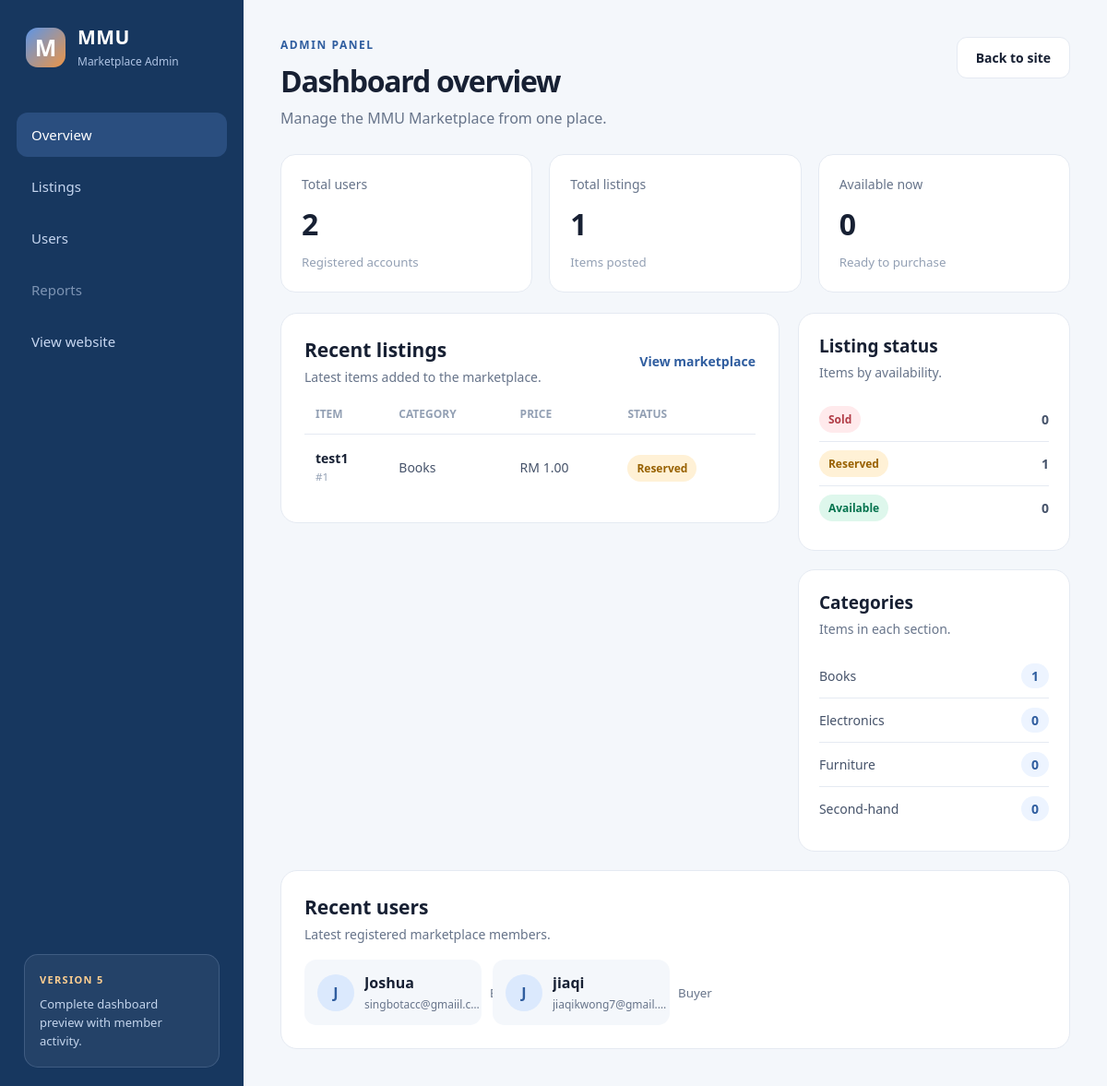
/admin, run on an earlier commit of the app's database.
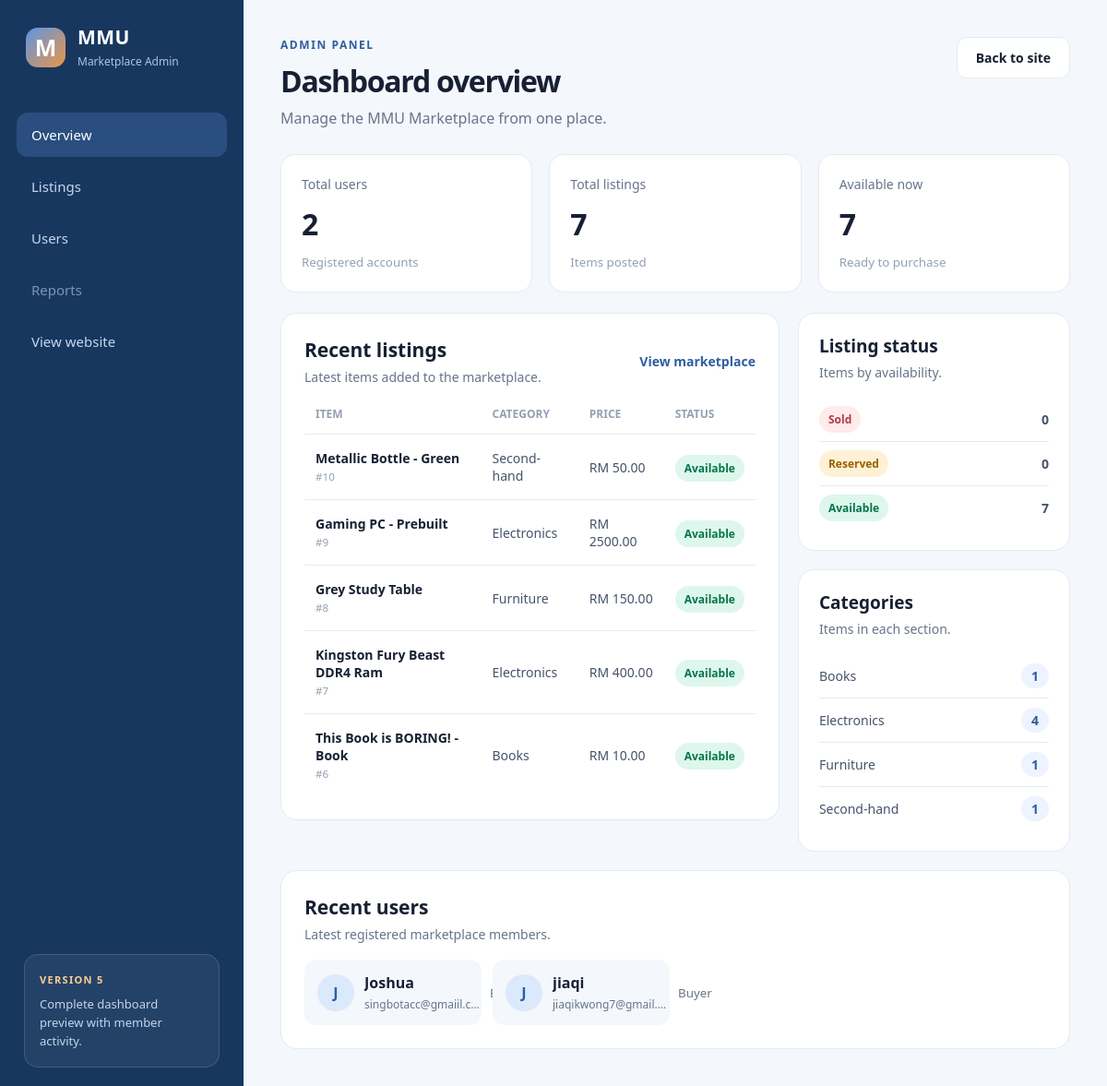
And on a later commit of the database.
### tables this page shows
CREATE TABLE item(
                   id INTEGER PRIMARY KEY AUTOINCREMENT,
                   title TEXT NOT NULL,
                   description TEXT NOT NULL,
                   category_id INTEGER NOT NULL,
                   status_id INTEGER NOT NULL,
                   condition_id INTEGER,
                   price REAL NOT NULL, image TEXT,
                   FOREIGN KEY(category_id) REFERENCES category(id),
                   FOREIGN KEY(status_id) REFERENCES status(id),
                   FOREIGN KEY(condition_id) REFERENCES item_condition(id)
                   );

CREATE TABLE category(
                   id INTEGER PRIMARY KEY AUTOINCREMENT,
                   name TEXT NOT NULL UNIQUE
                   
                   );

CREATE TABLE status(
                   id INTEGER PRIMARY KEY AUTOINCREMENT,
                   condition TEXT NOT NULL UNIQUE
                   
                   );

CREATE TABLE user(
                id INTEGER PRIMARY KEY AUTOINCREMENT,
                email TEXT NOT NULL UNIQUE,
                username TEXT NOT NULL,
                password TEXT NOT NULL,
                gender TEXT NOT NULL,
                role TEXT NOT NULL
                );

### app.py (the view)
@app.route("/admin")
def admin_dashboard():
    connect = sqlite3.connect("database.db")
    cursor = connect.cursor()
    cursor.execute("SELECT COUNT(*) FROM user")
    total_users = cursor.fetchone()[0]
    cursor.execute("SELECT COUNT(*) FROM item")
    total_listings = cursor.fetchone()[0]
    cursor.execute("""
        SELECT COUNT(*)
        FROM item
        JOIN status ON item.status_id = status.id
        WHERE status.condition = 'Available'
    """)
    available_listings = cursor.fetchone()[0]
    cursor.execute("""
        SELECT item.id, item.title, item.price, category.name, status.condition
        FROM item
        JOIN category ON item.category_id = category.id
        JOIN status ON item.status_id = status.id
        ORDER BY item.id DESC
        LIMIT 5
    """)
    recent_items = cursor.fetchall()
    cursor.execute("""
        SELECT status.condition, COUNT(item.id)
        FROM status
        LEFT JOIN item ON item.status_id = status.id
        GROUP BY status.id, status.condition
        ORDER BY status.id
    """)
    status_summary = cursor.fetchall()
    cursor.execute("""
        SELECT category.name, COUNT(item.id)
        FROM category
        LEFT JOIN item ON item.category_id = category.id
        GROUP BY category.id, category.name
        ORDER BY category.name
    """)
    category_summary = cursor.fetchall()
    cursor.execute("""
        SELECT username, email, role
        FROM user
        ORDER BY id DESC
        LIMIT 6
    """)
    recent_users = cursor.fetchall()
    connect.close()
    stats = {
        "total_users": total_users,
        "total_listings": total_listings,
        "available_listings": available_listings
    }
    return render_template("admin.html",
                           stats=stats,
                           recent_items=recent_items,
                           status_summary=status_summary,
                           category_summary=category_summary,
                           recent_users=recent_users)

### templates/admin.html (shortened to what this page needs)
<!DOCTYPE html>
<html lang="en">
<head>
    <link rel="stylesheet" href="{{ url_for('static', filename='css/admin.css') }}">
</head>
<body class="admin-body">
    <div class="admin-layout">
        <aside class="admin-sidebar">
            <a class="admin-brand" href="{{ url_for('home') }}">
                <span class="brand-mark">M</span>
                <span>
                    <strong>MMU</strong>
                    <small>Marketplace Admin</small>
                </span>
            </a>
            <nav class="admin-nav" aria-label="Admin navigation">
                <a class="active" href="{{ url_for('admin_dashboard') }}">Overview</a>
                <a href="{{ url_for('home_page') }}">Listings</a>
                <a href="#recent-users">Users</a>
                <span class="disabled">Reports</span>
                <a href="{{ url_for('home') }}">View website</a>
            </nav>
            <section class="preview-note">
                <p class="preview-label">Version 5</p>
                <p>Complete dashboard preview with member activity.</p>
            </section>
        </aside>
        <main class="admin-main">
            <header class="dashboard-header">
                <div>
                    <p class="eyebrow">ADMIN PANEL</p>
                    <h1>Dashboard overview</h1>
                    <p class="dashboard-subtitle">Manage the MMU Marketplace from one place.</p>
                </div>
                <a class="button" href="{{ url_for('home') }}">Back to site</a>
            </header>
            <section class="stat-grid" aria-label="Marketplace statistics">
                <article class="stat-card">
                    <p>Total users</p>
                    <strong>{{ stats.total_users }}</strong>
                    <small>Registered accounts</small>
                </article>
                <article class="stat-card">
                    <p>Total listings</p>
                    <strong>{{ stats.total_listings }}</strong>
                    <small>Items posted</small>
                </article>
                <article class="stat-card">
                    <p>Available now</p>
                    <strong>{{ stats.available_listings }}</strong>
                    <small>Ready to purchase</small>
                </article>
            </section>
            <div class="dashboard-columns">
                <section class="listings-panel">
                    <div class="panel-heading">
                        <div>
                            <h2>Recent listings</h2>
                            <p>Latest items added to the marketplace.</p>
                        </div>
                        <a href="{{ url_for('home_page') }}">View marketplace</a>
                    </div>
                    <div class="table-wrap">
                        <table class="listing-table">
                            <thead>
                                <tr>
                                    <th>Item</th>
                                    <th>Category</th>
                                    <th>Price</th>
                                    <th>Status</th>
                                </tr>
                            </thead>
                            <tbody>
                                {% for item_id, title, price, category, status in recent_items %}
                                <tr>
                                    <td>
                                        <strong>{{ title }}</strong>
                                        <small>#{{ item_id }}</small>
                                    </td>
                                    <td>{{ category }}</td>
                                    <td>RM {{ "%.2f" | format(price) }}</td>
                                    <td><span class="status status-{{ status | lower }}">{{ status }}</span></td>
                                </tr>
                                {% else %}
                                <tr class="empty-row">
                                    <td colspan="4">No items listed yet.</td>
                                </tr>
                                {% endfor %}
                            </tbody>
                        </table>
                    </div>
                </section>
                <div class="summary-panels">
                    <section class="summary-panel">
                        <div class="panel-heading small">
                            <div>
                                <h2>Listing status</h2>
                                <p>Items by availability.</p>
                            </div>
                        </div>
                        <div class="summary-list">
                            {% for status, count in status_summary %}
                            <div>
                                <span class="status status-{{ status | lower }}">{{ status }}</span>
                                <strong>{{ count }}</strong>
                            </div>
                            {% endfor %}
                        </div>
                    </section>
                    <section class="summary-panel">
                        <div class="panel-heading small">
                            <div>
                                <h2>Categories</h2>
                                <p>Items in each section.</p>
                            </div>
                        </div>
                        <div class="category-list">
                            {% for category, count in category_summary %}
                            <div>
                                <span>{{ category }}</span>
                                <strong>{{ count }}</strong>
                            </div>
                            {% endfor %}
                        </div>
                    </section>
                </div>
            </div>
            <section class="users-panel" id="recent-users">
                <div class="panel-heading">
                    <div>
                        <h2>Recent users</h2>
                        <p>Latest registered marketplace members.</p>
                    </div>
                </div>
                {% if recent_users %}
                <div class="user-grid">
                    {% for username, email, role in recent_users %}
                    <article class="user-card">
                        <span class="user-avatar">{{ username[0] | upper }}</span>
                        <div>
                            <strong>{{ username }}</strong>
                            <p>{{ email }}</p>
                        </div>
                        <small>{{ role }}</small>
                    </article>
                    {% endfor %}
                </div>
                {% else %}
                <div class="user-empty">
                    <strong>No users registered yet</strong>
                    <p>New member accounts will appear here after students register.</p>
                </div>
                {% endif %}
            </section>
        </main>
    </div>
</body>
</html>

What changed in the data, as far as the page shows it:
removed item: title "test1", id "1", name "Books", price "1.00", condition "Reserved"
added item: title "Metallic Bottle - Green", id "10", name "Second-hand", price "50.00", condition "Available"
added item: title "Gaming PC - Prebuilt", id "9", name "Electronics", price "2500.00", condition "Available"
added item: title "Grey Study Table", id "8", name "Furniture", price "150.00", condition "Available"
added item: title "Kingston Fury Beast DDR4 Ram", id "7", name "Electronics", price "400.00", condition "Available"
added item: title "This Book is BORING! - Book", id "6", name "Books", price "10.00", condition "Available"
computed for status "Reserved": count "1" → "0"
computed for status "Available": count "0" → "7"
computed for category "Electronics": count "0" → "4"
computed for category "Furniture": count "0" → "1"
computed for category "Second-hand": count "0" → "1"
Also different on the page:
{{ stats.total_listings }}: "1" → "7"
{{ stats.available_listings }}: "0" → "7"
